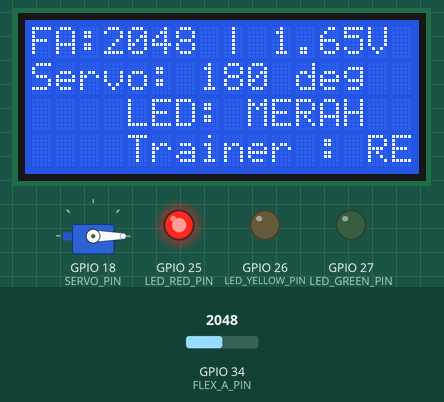
Simulated run of this program. Board: ESP32. On the bench: servo, 16×4 character LCD, output pins drawn as LEDs (lit = HIGH). Inputs (shaded band) come from the test bench; at power-on: GPIO 34 (FLEX_A_PIN) = 2048 (analog values on the 0–4095 scale). What the program prints to the serial monitor is not drawn.

Above: at 1.2 s.
1.3 s: GPIO 34 (FLEX_A_PIN) set to 2764
At 2.6 s:
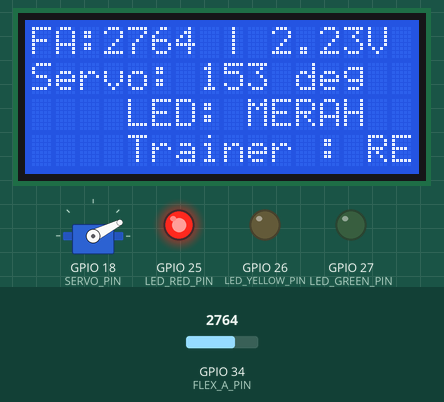
2.9 s: GPIO 34 (FLEX_A_PIN) set to 2859
At 4.2 s:
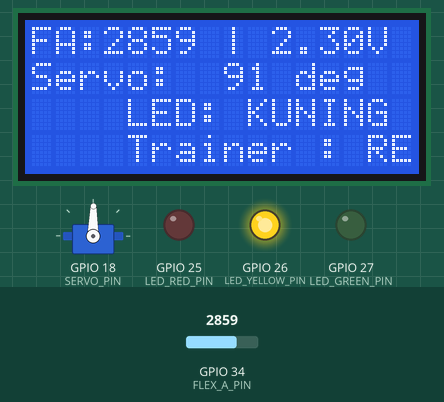
4.5 s: GPIO 34 (FLEX_A_PIN) set to 2950
At 5.2 s:
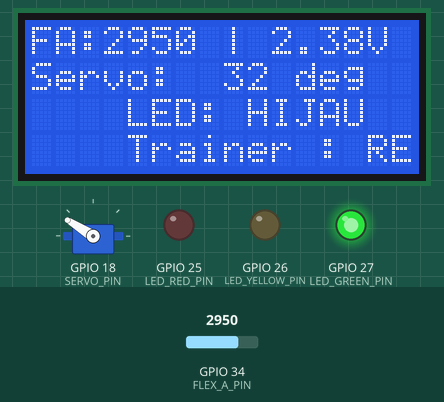
6.2 s: GPIO 34 (FLEX_A_PIN) set to 3040
At 6.8 s:
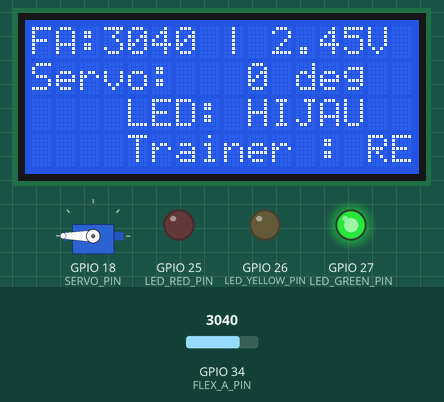
7.8 s: GPIO 34 (FLEX_A_PIN) set to 2870
At 8.3 s:
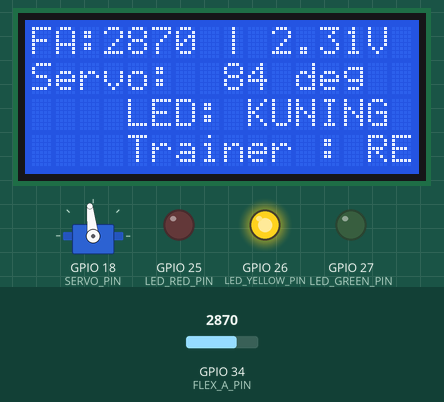
Timing chart, 0 to 10.4 s (numbered marks = the images above; inputs shaded):
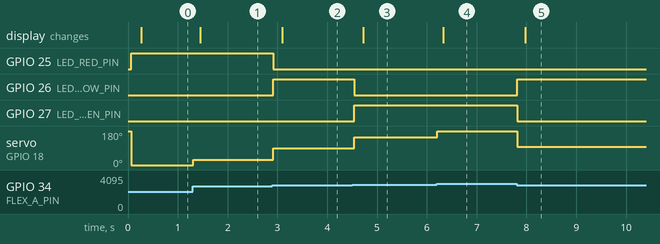

The program:

main.cpp
```cpp
#include <Arduino.h>
/**
 * ============================================================
 *  Program Labsheet 2: Flex + Servo + Lampu + LCD
 * ============================================================
 *  Deskripsi: Integrasi lengkap modul Servo Motor, indikator 3 LED,
 *             dan penampilan data statusnya ke layar LCD 16x4 secara non-blocking.
 *             Hanya menggunakan Sensor Flex A.
 */

#include <ESP32Servo.h>
#include <LiquidCrystal_I2C.h>

#define FLEX_A_PIN       34  // Pin ADC untuk Sensor Flex A
#define SERVO_PIN        18  // Pin PWM untuk Servo Motor
#define LED_RED_PIN      25  // LED Merah
#define LED_YELLOW_PIN   26  // LED Kuning
#define LED_GREEN_PIN    27  // LED Hijau

// Kalibrasi ADC pembagi tegangan 22K (5V supply)
// Nilai lurus (tidak bengkok) → ADC tinggi
// Nilai bengkok maksimal     → ADC rendah
#define FLEX_A_MIN  3000  // ADC saat lurus
#define FLEX_A_MAX  2723  // ADC saat bengkok maksimal

// Threshold LED
#define THRESHOLD_GREEN   2910
#define THRESHOLD_YELLOW  2790

Servo myServo;
LiquidCrystal_I2C lcd(0x27, 16, 4);

int lastAngle = -1;
unsigned long lastServoUpdate = 0;
unsigned long lastLcdUpdate = 0;

// Fungsi untuk membaca rata-rata analog (Oversampling 20 sampel untuk stabilitas)
int readAverage(int pin) {
    long sum = 0;
    for (int i = 0; i < 20; i++) {
        sum += analogRead(pin);
        delayMicroseconds(50);
    }
    return sum / 20;
}

void setLed(bool r, bool y, bool g) {
    digitalWrite(LED_RED_PIN,    r ? HIGH : LOW);
    digitalWrite(LED_YELLOW_PIN, y ? HIGH : LOW);
    digitalWrite(LED_GREEN_PIN,  g ? HIGH : LOW);
}

void setup() {
    Serial.begin(115200);
    // Konfigurasi ADC
    analogReadResolution(12);
    analogSetPinAttenuation(FLEX_A_PIN, ADC_11db);

    // Konfigurasi pin LED sebagai OUTPUT
    pinMode(LED_RED_PIN,    OUTPUT);
    pinMode(LED_YELLOW_PIN, OUTPUT);
    pinMode(LED_GREEN_PIN,  OUTPUT);
    setLed(false, false, false);

    // Konfigurasi Servo
    myServo.attach(SERVO_PIN);
    myServo.write(180);

    // Inisialisasi LCD
    lcd.init();
    lcd.backlight();
    lcd.clear();
}

void loop() {
    unsigned long now = millis();

    // ── 1. Baca Sensor, Servo, & LED (Setiap 20ms) ───────────────────────────
    if (now - lastServoUpdate >= 20) {
        lastServoUpdate = now;

        int rawADC = readAverage(FLEX_A_PIN);

        // Gerakkan Servo Motor
        // Rangkaian Pembagi Tegangan: Vin=5V, R2=22kOhm, R1=Flex Sensor
        int lowLimit  = min(FLEX_A_MIN, FLEX_A_MAX);
        int highLimit = max(FLEX_A_MIN, FLEX_A_MAX);
        int constrainedADC = constrain(rawADC, lowLimit, highLimit);
        int angle = map(constrainedADC, FLEX_A_MIN, FLEX_A_MAX, 0, 180);

        if (angle != lastAngle) {
            myServo.write(180 - angle); // Inversi hardware servo fisik
            lastAngle = angle;
        }

        // Nyalakan Lampu LED
        if (rawADC >= THRESHOLD_GREEN) {
            setLed(false, false, true);   // Hijau
        }
        else if (rawADC >= THRESHOLD_YELLOW) {
            setLed(false, true, false);   // Kuning
        }
        else {
            setLed(true, false, false);   // Merah
        }

        // ── 2. Tampilkan Data di LCD 16x4 (Setiap 200ms) ──────────────────────
        if (now - lastLcdUpdate >= 200) {
            lastLcdUpdate = now;

            // Rangkaian Pembagi Tegangan: Vin=5V, R2=22kOhm, R1=Flex Sensor
            // Tegangan yang dibaca pada pin ADC ESP32 (range 0 - 3.3V):
            float voltA = (rawADC * 3.3) / 4095.0;

            char line0[17], line1[17], line2[17];
            snprintf(line0, sizeof(line0), "FA:%4d | %.2fV", rawADC, voltA);
            snprintf(line1, sizeof(line1), "Servo: %3d deg  ", angle);
            snprintf(line2, sizeof(line2), "LED: %-10s",
                (rawADC >= THRESHOLD_GREEN) ? "HIJAU" : ((rawADC >= THRESHOLD_YELLOW) ? "KUNING" : "MERAH"));

            lcd.setCursor(0, 0);
            lcd.print(line0);

            lcd.setCursor(0, 1);
            lcd.print(line1);

            lcd.setCursor(0, 2);
            lcd.print(line2);

            lcd.setCursor(0, 3);
            lcd.print("Trainer : READY ");

            // Output Serial Debug
            Serial.printf("Flex A: %d | Volt A: %.2fV | Servo: %d deg\n", rawADC, voltA, angle);
        }
    }
}
```

Measured:
- the behaviour switches between 2789 and 2790 on GPIO 34 (FLEX_A_PIN) (found by bisection; images 1 and 2)
- after the input at 1.3 s, servo on GPIO 18 (SERVO_PIN): 0° → 27° at once; the display: changes after 0.15 s (image 1)
- after the input at 2.9 s, GPIO 25 (LED_RED_PIN): HIGH → LOW at once; GPIO 26 (LED_YELLOW_PIN): LOW → HIGH at once; servo on GPIO 18 (SERVO_PIN): 27° → 89° at once; the display: changes after 0.19 s (image 2)
- after the input at 4.5 s, GPIO 26 (LED_YELLOW_PIN): HIGH → LOW at once; GPIO 27 (LED_GREEN_PIN): LOW → HIGH at once; servo on GPIO 18 (SERVO_PIN): 89° → 148° at once; the display: changes after 0.22 s (image 3)
- after the input at 6.2 s, servo on GPIO 18 (SERVO_PIN): 148° → 180° at once; the display: changes after 0.13 s (image 4)
- after the input at 7.8 s, GPIO 26 (LED_YELLOW_PIN): LOW → HIGH at once; GPIO 27 (LED_GREEN_PIN): HIGH → LOW at once; servo on GPIO 18 (SERVO_PIN): 180° → 96° at once; the display: changes after 0.17 s (image 5)
